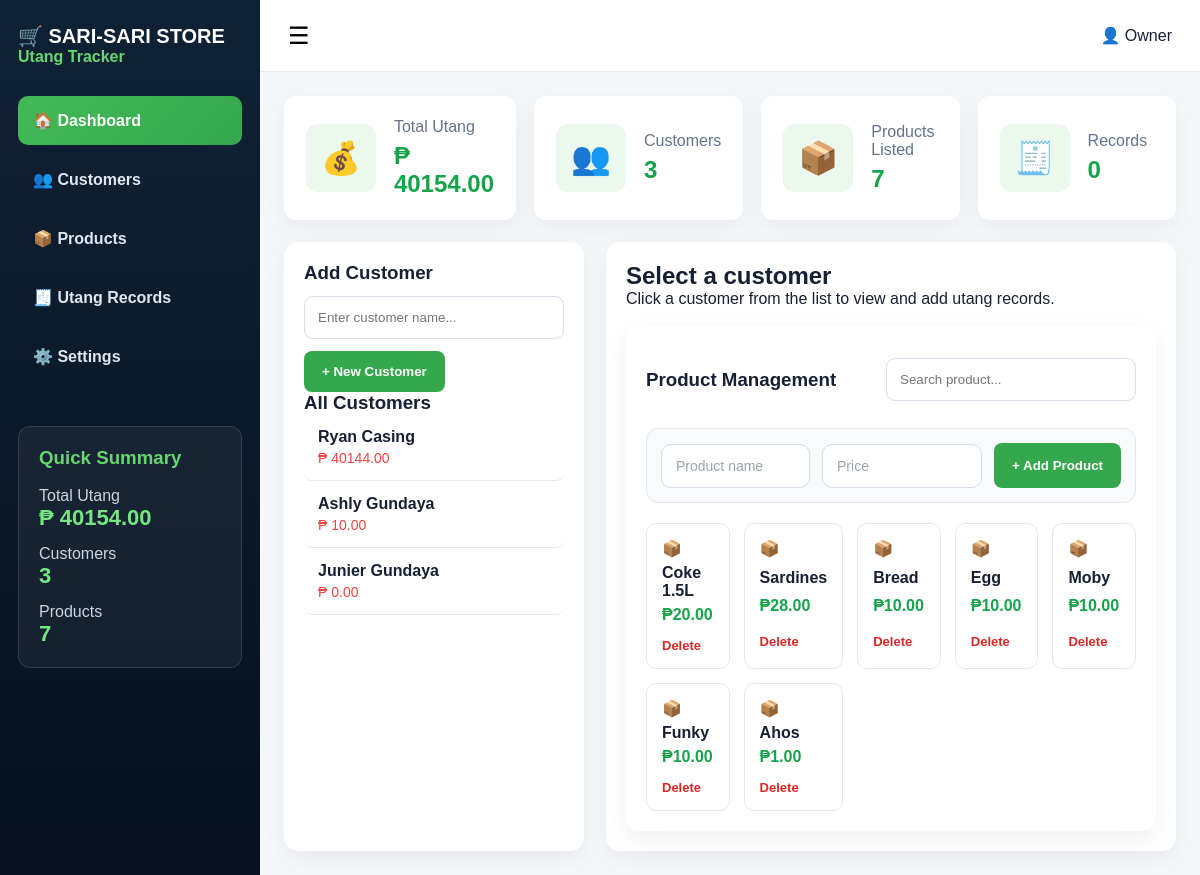
The page / on the database its author committed.
### tables this page shows
CREATE TABLE customers (
        id INTEGER PRIMARY KEY AUTOINCREMENT,
        name TEXT NOT NULL
    );

CREATE TABLE products (
        id INTEGER PRIMARY KEY AUTOINCREMENT,
        name TEXT NOT NULL,
        price REAL NOT NULL
    );

### app.py (the view)
@app.route("/")
def index():
    conn = get_db()
    cursor = conn.cursor()
    customers = get_customers(cursor)
    cursor.execute("SELECT * FROM products")
    products = cursor.fetchall()
    cursor.execute("SELECT COALESCE(SUM(total), 0) FROM utang")
    total_utang = cursor.fetchone()[0]
    conn.close()
    return render_template("index.html",
        customers=customers,
        products=products,
        total_utang=total_utang,
        selected_customer=None,
        utang_list=[],
        selected_total=0
    )

### app.py (called while the page is built)
def get_db():
    return sqlite3.connect("database.db")

def get_customers(cursor):
    cursor.execute("""
    SELECT customers.id, customers.name, COALESCE(SUM(utang.total), 0)
    FROM customers
    LEFT JOIN utang ON customers.id = utang.customer_id
    GROUP BY customers.id
    ORDER BY customers.id DESC
    """)
    return cursor.fetchall()

### templates/index.html (shortened to what this page needs)
<!DOCTYPE html>
<html lang="en">
<head>
  <link rel="stylesheet" href="{{ url_for('static', filename='style.css') }}">
</head>
<body>
<div class="app">
  <aside class="sidebar">
    <h2>🛒 SARI-SARI STORE</h2>
    <p>Utang Tracker</p>
    <nav>
      <a class="active">🏠 Dashboard</a>
      <a>👥 Customers</a>
      <a>📦 Products</a>
      <a>🧾 Utang Records</a>
      <a>⚙️ Settings</a>
    </nav>
    <div class="summary">
      <h3>Quick Summary</h3>
      <p>Total Utang</p>
      <strong>₱ {{ "%.2f"|format(total_utang) }}</strong>
      <p>Customers</p>
      <strong>{{ customers|length }}</strong>
      <p>Products</p>
      <strong>{{ products|length }}</strong>
    </div>
  </aside>
  <main class="main">
    <header class="topbar">
      <button>☰</button>
      <div>👤 Owner</div>
    </header>
    <section class="cards">
      <div class="stat">
        <span>💰</span>
        <div>
          <p>Total Utang</p>
          <h2>₱ {{ "%.2f"|format(total_utang) }}</h2>
        </div>
      </div>
      <div class="stat">
        <span>👥</span>
        <div>
          <p>Customers</p>
          <h2>{{ customers|length }}</h2>
        </div>
      </div>
      <div class="stat">
        <span>📦</span>
        <div>
          <p>Products Listed</p>
          <h2>{{ products|length }}</h2>
        </div>
      </div>
      <div class="stat">
        <span>🧾</span>
        <div>
          <p>Records</p>
          <h2>{{ utang_list|length }}</h2>
        </div>
      </div>
    </section>
    <section class="content-grid">
      <div class="customer-panel">
        <h3>Add Customer</h3>
        <form action="/add-customer" method="POST">
          <input type="text" name="name" placeholder="Enter customer name..." required>
          <button class="green-btn" type="submit">+ New Customer</button>
        </form>
        <h3>All Customers</h3>
        {% if customers %}
          {% for customer in customers %}
            <a href="/customer/{{ customer[0] }}"
               class="customer {% if selected_customer and selected_customer[0] == customer[0] %}active-customer{% endif %}">
              <strong>{{ customer[1] }}</strong>
              <span>₱ {{ "%.2f"|format(customer[2]) }}</span>
            </a>
          {% endfor %}
        {% else %}
          <p class="empty">No customers yet.</p>
        {% endif %}
      </div>
      <div class="details">
        {% if selected_customer %}
          <div class="details-head">
            <div>
              <h2>{{ selected_customer[1] }}</h2>
              <p>Total Utang: <b>₱ {{ "%.2f"|format(selected_total) }}</b></p>
            </div>
            <div class="actions">
              <button class="blue-btn">🖨 Print</button>
              <button class="yellow-btn">Mark as Paid</button>
            </div>
          </div>
          <table>
            <thead>
              <tr>
                <th>Date</th>
                <th>Item</th>
                <th>Qty</th>
                <th>Price</th>
                <th>Total</th>
                <th>Status</th>
                <th>Action</th>
              </tr>
            </thead>
            <tbody>
              {% if utang_list %}
                {% for u in utang_list %}
                  <tr>
                    <td>-</td>
                    <td>{{ u[2] }}</td>
                    <td>{{ u[3] }}</td>
                    <td>₱{{ "%.2f"|format(u[4]) }}</td>
                    <td>₱{{ "%.2f"|format(u[5]) }}</td>
                    <td><span class="badge unpaid">{{ u[6] }}</span></td>
                    <td>
                        <a href="/edit-utang/{{ u[0] }}/{{ selected_customer[0] }}">✏️</a>
                        <a href="/delete-utang/{{ u[0] }}/{{ selected_customer[0] }}"
                            onclick="return confirm('Delete this utang record?')">
                            🗑️
                        </a>
                        </td>
                  </tr>
                {% endfor %}
              {% else %}
                <tr>
                  <td colspan="7">No utang records yet.</td>
                </tr>
              {% endif %}
            </tbody>
          </table>
          <div class="total-row">
            TOTAL UTANG: <strong>₱ {{ "%.2f"|format(selected_total) }}</strong>
          </div>
          <div class="form-card">
            <h3>Add New Utang</h3>
            <form action="/add-utang" method="POST">
              <input type="hidden" name="customer_id" value="{{ selected_customer[0] }}">
              <div class="form-grid">
                <select name="item_name" id="itemSelect" required>
                  <option value="">Select item...</option>
                  {% for product in products %}
                    <option value="{{ product[1] }}" data-price="{{ product[2] }}">
                      {{ product[1] }}
                    </option>
                  {% endfor %}
                </select>
                <input type="number" name="quantity" id="quantityInput" value="1" min="1" required>
                <input type="text" name="price" id="priceInput" placeholder="Price" readonly required>
                <input type="text" name="total" id="totalInput" placeholder="Total" readonly required>
                <button class="green-btn" type="submit">Save Utang</button>
              </div>
            </form>
            <small>* Total is computed automatically</small>
          </div>
        {% else %}
          <div class="empty-state">
            <h2>Select a customer</h2>
            <p>Click a customer from the list to view and add utang records.</p>
          </div>
        {% endif %}
        <div class="products">
          <div class="products-head">
            <h3>Product Management</h3>
            <input type="text" placeholder="Search product...">
          </div>
          <form action="/add-product" method="POST" class="product-form">
            <input type="text" name="name" placeholder="Product name" required>
            <input type="number" name="price" placeholder="Price" step="0.01" required>
            <button class="green-btn" type="submit">+ Add Product</button>
          </form>
          <div class="product-list">
            {% for product in products %}
              <div class="product">
                📦 <b>{{ product[1] }}</b>
                <span>₱{{ "%.2f"|format(product[2]) }}</span>
                <a href="/delete-product/{{ product[0] }}"
                   onclick="return confirm('Delete this product?')"
                   class="delete-product">
                  Delete
                </a>
              </div>
            {% endfor %}
          </div>
        </div>
      </div>
    </section>
  </main>
</div>
</body>
</html>

### static/style.css (style rules this page uses)
* { margin: 0; padding: 0; box-sizing: border-box; font-family: Arial, sans-serif; }
body { background: #f5f7fb; color: #172033; }
.app { display: grid; grid-template-columns: 260px 1fr; min-height: 100vh; }
.sidebar { background: linear-gradient(180deg, #0f2235, #07111f); color: white; padding: 24px 18px; }
.sidebar h2 { font-size: 20px; }
.sidebar > p { color: #67d66f; margin-bottom: 30px; font-weight: bold; }
.sidebar nav { display: grid; gap: 10px; }
.sidebar nav a { padding: 15px; border-radius: 10px; color: #dce7f3; font-weight: bold; }
.sidebar nav a.active, .sidebar nav a:hover { background: linear-gradient(135deg, #42b956, #35a84d); color: white; }
.summary { margin-top: 45px; padding: 20px; border: 1px solid rgba(255,255,255,0.12); border-radius: 12px; background: rgba(255,255,255,0.05); }
.summary h3 { color: #67d66f; margin-bottom: 18px; }
.summary p { color: #cbd5e1; margin-top: 14px; }
.summary strong { color: #75e681; font-size: 22px; }
.main { padding: 0 24px 24px; }
.topbar { height: 72px; background: white; margin: 0 -24px 24px; padding: 0 28px; display: flex; align-items: center; justify-content: space-between; border-bottom: 1px solid #e5e7eb; }
.topbar button { border: none; background: transparent; font-size: 24px; }
.cards { display: grid; grid-template-columns: repeat(4, 1fr); gap: 18px; margin-bottom: 22px; }
.stat { background: white; padding: 22px; border-radius: 12px; display: flex; gap: 18px; align-items: center; box-shadow: 0 8px 25px rgba(0,0,0,0.06); }
.stat span { font-size: 32px; background: #eaf8ed; padding: 15px; border-radius: 12px; }
.stat p { color: #64748b; }
.stat h2 { color: #16a34a; margin-top: 6px; }
.content-grid { display: grid; grid-template-columns: 300px 1fr; gap: 22px; }
.customer-panel, .details, .form-card, .products { background: white; border-radius: 14px; padding: 20px; box-shadow: 0 8px 25px rgba(0,0,0,0.06); }
.customer-panel input, .products-head input, select, .form-grid input { width: 100%; padding: 13px; border: 1px solid #d6dde8; border-radius: 9px; margin: 12px 0; }
.green-btn, .blue-btn, .yellow-btn { border: none; padding: 13px 18px; border-radius: 8px; font-weight: bold; cursor: pointer; }
.green-btn { background: #35a84d; color: white; }
.customer { padding: 14px; border-bottom: 1px solid #e5e7eb; }
.customer span { display: block; color: #ef4444; margin-top: 4px; }
.products { margin-top: 18px; }
.products-head { display: flex; justify-content: space-between; gap: 20px; align-items: center; }
.products-head input { max-width: 250px; }
.product-list { display: grid; grid-template-columns: repeat(5, 1fr); gap: 14px; }
.product { border: 1px solid #e5e7eb; padding: 15px; border-radius: 10px; display: grid; gap: 6px; }
.product span { color: #16a34a; font-weight: bold; }
.customer { display: block; text-decoration: none; color: inherit; padding: 14px; border-bottom: 1px solid #e5e7eb; border-radius: 8px; transition: 0.2s; }
.customer strong { display: block; font-weight: 600; }
.customer span { display: block; color: #ef4444; font-size: 14px; margin-top: 4px; }
.product-form { display: grid; grid-template-columns: 1fr 160px auto; gap: 12px; margin: 15px 0 20px; align-items: center; background: #f9fafb; padding: 14px; border-radius: 12px; border: 1px solid #e5e7eb; }
.product-form input { width: 100%; padding: 13px 14px; border: 1px solid #d6dde8; border-radius: 10px; font-size: 14px; outline: none; background: #fff; transition: 0.2s; }
.product-form input::placeholder { color: #9ca3af; }
.product-form button { height: 45px; white-space: nowrap; }
.delete-product { margin-top: 8px; color: #dc2626; font-size: 13px; font-weight: bold; text-decoration: none; }

### rows shown on the page
customers: name "Ryan Casing", customer "40144.00"
customers: name "Ashly Gundaya", customer "10.00"
customers: name "Junier Gundaya", customer "0.00"
products: name "Coke 1.5L", price "20.00"
products: name "Sardines", price "28.00"
products: name "Bread", price "10.00"
products: name "Egg", price "10.00"
products: name "Moby", price "10.00"
products: name "Funky", price "10.00"
products: name "Ahos", price "1.00"

### other values the page prints
{{ "%.2f"|format(total_utang) }} "40154.00"
{{ customers|length }} "3"
{{ products|length }} "7"
{{ utang_list|length }} "0"
